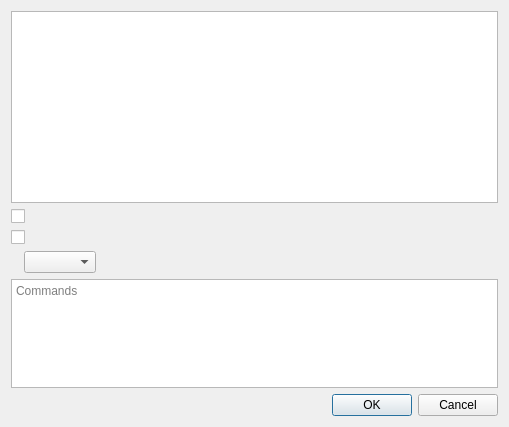
<?xml version="1.0" encoding="UTF-8"?>
<ui version="4.0">
 <class>TasksDialog</class>
 <widget class="QDialog" name="TasksDialog">
  <property name="geometry">
   <rect>
    <x>0</x>
    <y>0</y>
    <width>509</width>
    <height>427</height>
   </rect>
  </property>
  <property name="windowTitle">
   <string>Confirm tasks</string>
  </property>
  <property name="windowIcon">
   <iconset theme="utilities-terminal">
    <normaloff>.</normaloff>.</iconset>
  </property>
  <layout class="QVBoxLayout" name="verticalLayout">
   <item>
    <widget class="TasksView" name="tasksView">
     <property name="sizePolicy">
      <sizepolicy hsizetype="Expanding" vsizetype="MinimumExpanding">
       <horstretch>0</horstretch>
       <verstretch>0</verstretch>
      </sizepolicy>
     </property>
     <property name="headerHidden">
      <bool>true</bool>
     </property>
    </widget>
   </item>
   <item>
    <widget class="QCheckBox" name="noConfirmCheckBox"/>
   </item>
   <item>
    <widget class="QCheckBox" name="forceCheckBox"/>
   </item>
   <item>
    <layout class="QHBoxLayout" name="horizontalLayout">
     <item>
      <widget class="QLabel" name="afterCompletionlabel"/>
     </item>
     <item>
      <widget class="QComboBox" name="afterCompletionComboBox"/>
     </item>
     <item>
      <spacer name="afterCompletionSpacer">
       <property name="orientation">
        <enum>Qt::Horizontal</enum>
       </property>
       <property name="sizeHint" stdset="0">
        <size>
         <width>40</width>
         <height>20</height>
        </size>
       </property>
      </spacer>
     </item>
    </layout>
   </item>
   <item>
    <widget class="QPlainTextEdit" name="commandsEdit">
     <property name="readOnly">
      <bool>true</bool>
     </property>
     <property name="placeholderText">
      <string>Commands</string>
     </property>
    </widget>
   </item>
   <item>
    <widget class="QDialogButtonBox" name="buttonBox">
     <property name="orientation">
      <enum>Qt::Horizontal</enum>
     </property>
     <property name="standardButtons">
      <set>QDialogButtonBox::Cancel|QDialogButtonBox::Ok</set>
     </property>
    </widget>
   </item>
  </layout>
 </widget>
 <customwidgets>
  <customwidget>
   <class>TasksView</class>
   <extends>QTreeView</extends>
   <header>src/tasks-view/tasksview.h</header>
  </customwidget>
 </customwidgets>
 <resources/>
 <connections>
  <connection>
   <sender>buttonBox</sender>
   <signal>rejected()</signal>
   <receiver>TasksDialog</receiver>
   <slot>reject()</slot>
   <hints>
    <hint type="sourcelabel">
     <x>316</x>
     <y>260</y>
    </hint>
    <hint type="destinationlabel">
     <x>286</x>
     <y>274</y>
    </hint>
   </hints>
  </connection>
  <connection>
   <sender>buttonBox</sender>
   <signal>accepted()</signal>
   <receiver>TasksDialog</receiver>
   <slot>accept()</slot>
   <hints>
    <hint type="sourcelabel">
     <x>248</x>
     <y>254</y>
    </hint>
    <hint type="destinationlabel">
     <x>157</x>
     <y>274</y>
    </hint>
   </hints>
  </connection>
  <connection>
   <sender>noConfirmCheckBox</sender>
   <signal>toggled(bool)</signal>
   <receiver>TasksDialog</receiver>
   <slot>setNoConfirm(bool)</slot>
   <hints>
    <hint type="sourcelabel">
     <x>254</x>
     <y>213</y>
    </hint>
    <hint type="destinationlabel">
     <x>254</x>
     <y>213</y>
    </hint>
   </hints>
  </connection>
  <connection>
   <sender>forceCheckBox</sender>
   <signal>toggled(bool)</signal>
   <receiver>TasksDialog</receiver>
   <slot>setForce(bool)</slot>
   <hints>
    <hint type="sourcelabel">
     <x>254</x>
     <y>239</y>
    </hint>
    <hint type="destinationlabel">
     <x>254</x>
     <y>213</y>
    </hint>
   </hints>
  </connection>
  <connection>
   <sender>afterCompletionComboBox</sender>
   <signal>currentIndexChanged(int)</signal>
   <receiver>TasksDialog</receiver>
   <slot>setAfterCompletion(int)</slot>
   <hints>
    <hint type="sourcelabel">
     <x>62</x>
     <y>272</y>
    </hint>
    <hint type="destinationlabel">
     <x>254</x>
     <y>213</y>
    </hint>
   </hints>
  </connection>
 </connections>
 <slots>
  <slot>setNoConfirm(bool)</slot>
  <slot>setForce(bool)</slot>
  <slot>setAfterCompletion(int)</slot>
 </slots>
</ui>
